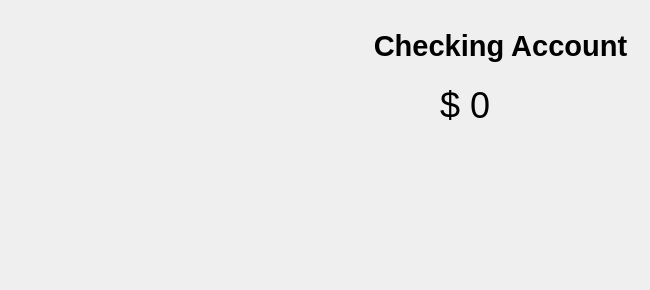
      <widget class="QWidget" name="checkingTab">
       <attribute name="title">
        <string>CheckingAccount</string>
       </attribute>
       <widget class="QLabel" name="checkingAccountAmount">
        <property name="geometry">
         <rect>
          <x>440</x>
          <y>90</y>
          <width>201</width>
          <height>31</height>
         </rect>
        </property>
        <property name="font">
         <font>
          <pointsize>27</pointsize>
         </font>
        </property>
        <property name="styleSheet">
         <string notr="true">QLabel {
    color: black;
}</string>
        </property>
        <property name="text">
         <string>$ 0</string>
        </property>
       </widget>
       <widget class="QLabel" name="label_30">
        <property name="geometry">
         <rect>
          <x>60</x>
          <y>80</y>
          <width>151</width>
          <height>201</height>
         </rect>
        </property>
        <property name="text">
         <string/>
        </property>
        <property name="pixmap">
         <pixmap resource="resources.qrc">:/icons/icons/checking-account.png</pixmap>
        </property>
       </widget>
       <widget class="QLabel" name="cd1MinDepositLabel_7">
        <property name="geometry">
         <rect>
          <x>360</x>
          <y>20</y>
          <width>281</width>
          <height>51</height>
         </rect>
        </property>
        <property name="font">
         <font>
          <pointsize>22</pointsize>
          <bold>true</bold>
         </font>
        </property>
        <property name="styleSheet">
         <string notr="true">QLabel {
    color: black;
}</string>
        </property>
        <property name="text">
         <string>Checking Account</string>
        </property>
        <property name="alignment">
         <set>Qt::AlignmentFlag::AlignCenter</set>
        </property>
       </widget>
      </widget>
